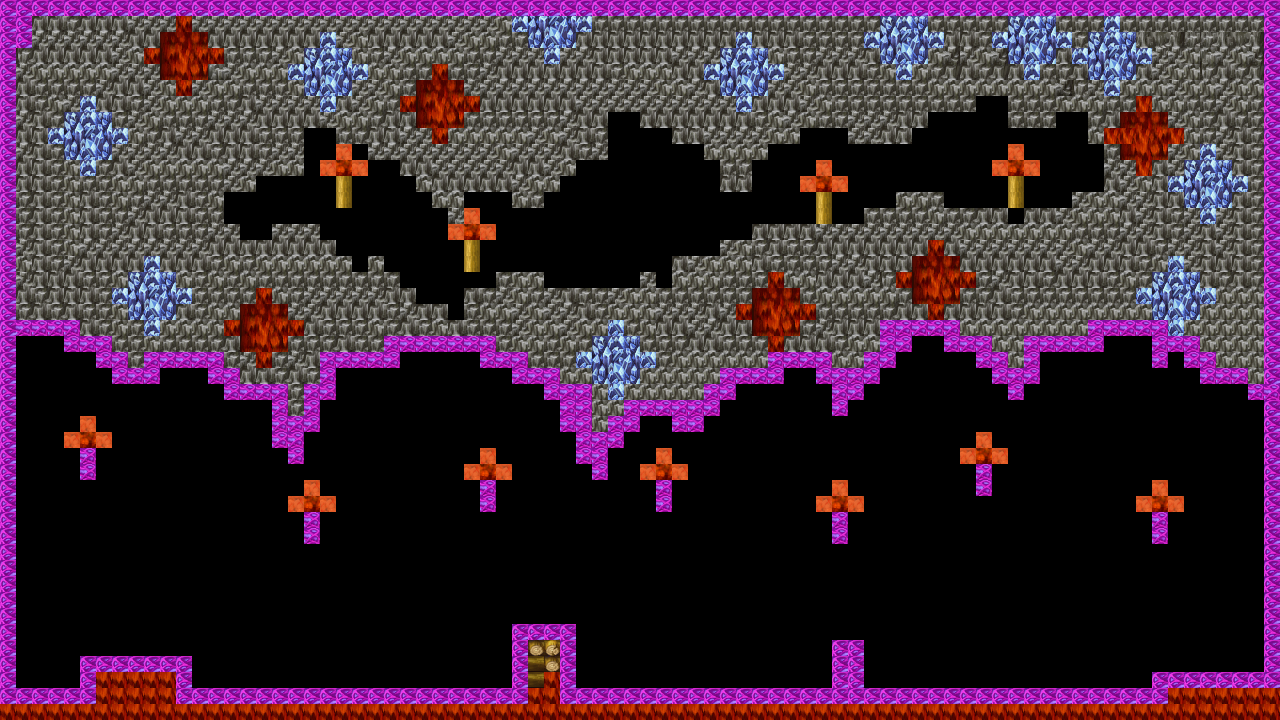

A 2D game scene composited from a Tiled map and its tileset images. What follows is a short description and the map's XML, with each tile layer's data collapsed to a summary:
An orthogonal 80x45 tile map with 16x16 px tiles, 2 tile layers (background, walls) and 15 objects (11x light, 3x Enemy, Player).

<map version="1.4" tiledversion="1.4.3" orientation="orthogonal" renderorder="right-down" width="80" height="45" tilewidth="16" tileheight="16" infinite="0" nextlayerid="4" nextobjectid="19">
 <tileset firstgid="1" name="tileset_basic" tilewidth="16" tileheight="16" tilecount="960" columns="32">
  <image source="tilesets/tileset_basic.png" width="512" height="480" />
 </tileset>
 <layer id="1" name="background" width="80" height="45" locked="1">
  <data>[3600 cells, 1896 non-empty, 41 distinct tile ids]</data>
 </layer>
 <layer id="2" name="walls" width="80" height="45">
  <data>[3600 cells, 409 non-empty, 2 distinct tile ids]</data>
 </layer>
 <objectgroup id="3" name="objects">
  <object id="1" name="Player" type="Player" x="87" y="591" width="64" height="58" />
  <object id="2" name="Enemy" type="Enemy" x="414" y="613" width="64" height="57" />
  <object id="4" name="Enemy1" type="Enemy" x="651" y="603" width="64" height="57" />
  <object id="5" name="Enemy2" type="Enemy" x="987" y="629" width="64" height="57" />
  <object id="7" type="light" x="343.5" y="167.5" />
  <object id="8" type="light" x="471.5" y="231" />
  <object id="10" type="light" x="823.5" y="183" />
  <object id="11" type="light" x="1016" y="167.5" />
  <object id="12" type="light" x="87.5" y="439.5" />
  <object id="13" type="light" x="311.5" y="502.5" />
  <object id="14" type="light" x="488" y="471" />
  <object id="15" type="light" x="663.5" y="472" />
  <object id="16" type="light" x="839.5" y="503.5" />
  <object id="17" type="light" x="983.5" y="455" />
  <object id="18" type="light" x="1159.5" y="503" />
 </objectgroup>
</map>
